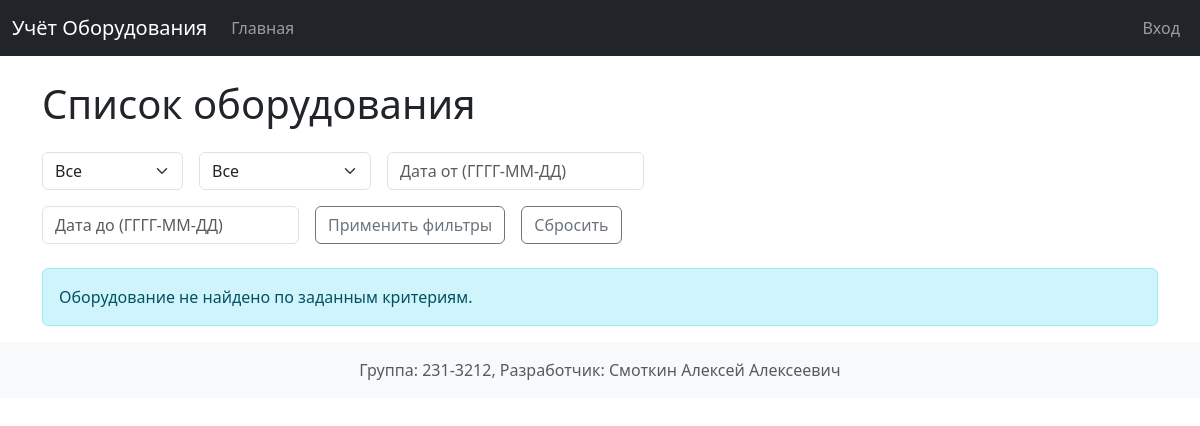
Before: / with the older database file.
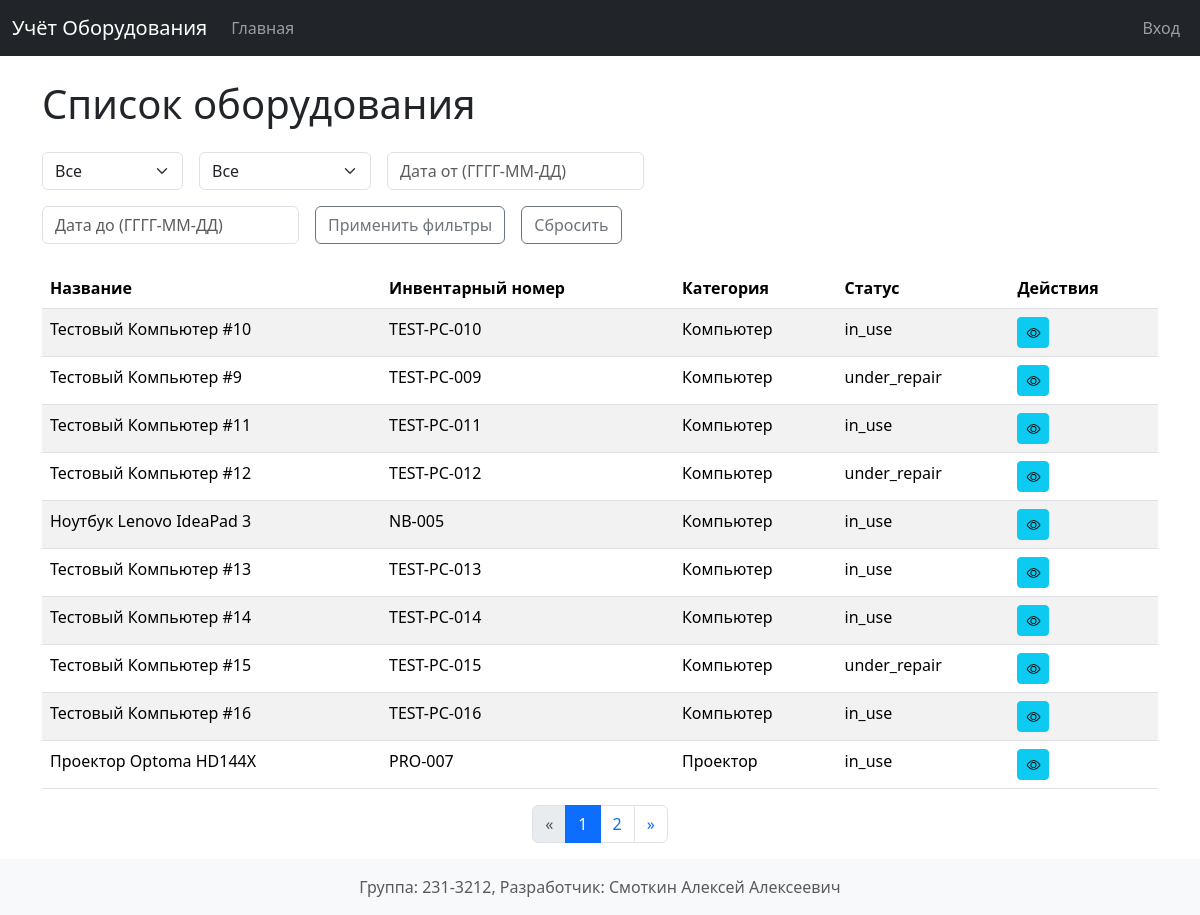
After: the same page with the newer database file.
### models.py (models this page shows, shortened)
class Asset(db.Model):
    __tablename__ = 'assets'
    id = db.Column(db.Integer, primary_key=True)
    name = db.Column(db.String(256), nullable=False)
    inventory_number = db.Column(db.String(128), unique=True, nullable=False)
    category_id = db.Column(db.Integer, db.ForeignKey('categories.id'), nullable=False)
    purchase_date = db.Column(db.Date, nullable=False, default=datetime.utcnow)
    cost = db.Column(db.Numeric(10, 2), nullable=False)
    status = db.Column(db.Enum('in_use', 'under_repair', 'written_off', name='asset_status_enum'), nullable=False, default='in_use')
    notes = db.Column(db.Text)
    image_id = db.Column(db.Integer, db.ForeignKey('images.id')) # NULLABLE, if photo is optional
    maintenance_logs = db.relationship('MaintenanceLog', backref='asset', lazy='dynamic', cascade="all, delete-orphan")
    responsible_persons = db.relationship('ResponsiblePerson', secondary=asset_responsible_person_association, back_populates='assets')

class Category(db.Model):
    __tablename__ = 'categories'
    id = db.Column(db.Integer, primary_key=True)
    name = db.Column(db.String(128), nullable=False)
    description = db.Column(db.Text)
    assets = db.relationship('Asset', backref='category', lazy='dynamic')

### app.py (the view)
@app.route('/', methods=['GET'])
def main_page():
    form = AssetFilterForm(request.args)
    query = Asset.query.order_by(Asset.purchase_date.desc()) # Сортировка по дате покупки
    if form.validate_on_submit(): # Валидация при GET запросе с submit
        pass
    if form.category.data and form.category.data != 0: # 0 или '' для 'Все'
        query = query.filter(Asset.category_id == form.category.data)
    if form.status.data:
        query = query.filter(Asset.status == form.status.data)
    if form.purchase_date_start.data:
        query = query.filter(Asset.purchase_date >= form.purchase_date_start.data)
    if form.purchase_date_end.data:
        query = query.filter(Asset.purchase_date <= form.purchase_date_end.data)
    page = request.args.get('page', 1, type=int)
    pagination = query.paginate(page=page, per_page=app.config['PER_PAGE'], error_out=False)
    assets = pagination.items
    return render_template('equipment_list.html',
                           title='Список оборудования',
                           assets=assets,
                           pagination=pagination,
                           form=form,
                           current_user=current_user)

### forms.py
class AssetFilterForm(FlaskForm):
    category = SelectField('Категория', coerce=lambda x: int(x) if x else None)
    status = SelectField('Статус', choices=[('', 'Все'), ('in_use', 'В эксплуатации'), ('under_repair', 'На ремонте'), ('written_off', 'Списано')])
    purchase_date_start = DateField('Дата покупки (от)', format='%Y-%m-%d', widget=DateInput())
    purchase_date_end = DateField('Дата покупки (до)', format='%Y-%m-%d', widget=DateInput())
    submit = SubmitField('Применить фильтры', render_kw={"class": "btn btn-outline-secondary"})
    def __init__(self, *args, **kwargs):
        super(AssetFilterForm, self).__init__(*args, **kwargs)
        self.category.choices = [('', 'Все')] + [(c.id, c.name) for c in Category.query.order_by(Category.name).all()]

### templates/equipment_list.html (shortened to what this page needs)
{% extends "base.html" %}
{% block content %}
<h1 class="mb-4">Список оборудования</h1>
<div class="row mb-4">
    <div class="col-md-9">
        <form method="GET" class="row row-cols-lg-auto g-3 align-items-center">
            <div class="col-12">
                {{ form.category(class="form-select") }}
            </div>
            <div class="col-12">
                {{ form.status(class="form-select") }}
            </div>
            <div class="col-12">
                <input type="text" class="form-control datepicker" name="purchase_date_start" placeholder="Дата от (ГГГГ-ММ-ДД)" value="{{ request.args.get('purchase_date_start', '') }}">
            </div>
            <div class="col-12">
                <input type="text" class="form-control datepicker" name="purchase_date_end" placeholder="Дата до (ГГГГ-ММ-ДД)" value="{{ request.args.get('purchase_date_end', '') }}">
            </div>
            <div class="col-12">
                {{ form.submit }}
            </div>
            <div class="col-12">
                <a href="{{ url_for('main_page') }}" class="btn btn-outline-secondary">Сбросить</a>
            </div>
        </form>
    </div>
    <div class="col-md-3 text-md-end">
    </div>
</div>
{% if assets %}
<div class="table-responsive">
    <table class="table table-striped table-hover">
        <thead>
            <tr>
                <th>Название</th>
                <th>Инвентарный номер</th>
                <th>Категория</th>
                <th>Статус</th>
                <th>Действия</th>
            </tr>
        </thead>
        <tbody>
            {% for asset in assets %}
            <tr>
                <td>{{ asset.name }}</td>
                <td>{{ asset.inventory_number }}</td>
                <td>{{ asset.category.name if asset.category else 'N/A' }}</td>
                <td>{{ asset.status }}</td>
                <td>
                    <a href="{{ url_for('view_equipment', asset_id=asset.id) }}" class="btn btn-info btn-sm" title="Просмотр">
                        <i class="bi bi-eye"></i>
                    </a>
                </td>
            </tr>
            {% endfor %}
        </tbody>
    </table>
</div>
<nav aria-label="Page navigation">
    <ul class="pagination justify-content-center">
        <li class="page-item {% if not pagination.has_prev %}disabled{% endif %}">
            <a class="page-link" href="{{ url_for('main_page', page=pagination.prev_num, category=request.args.get('category'), status=request.args.get('status'), purchase_date_start=request.args.get('purchase_date_start'), purchase_date_end=request.args.get('purchase_date_end')) }}" aria-label="Previous">
                <span aria-hidden="true">«</span>
            </a>
        </li>
        {% for page_num in pagination.iter_pages() %}
            {% if page_num %}
                {% if page_num == pagination.page %}
                <li class="page-item active"><a class="page-link" href="#">{{ page_num }}</a></li>
                {% else %}
                <li class="page-item">
                    <a class="page-link" href="{{ url_for('main_page', page=page_num, category=request.args.get('category'), status=request.args.get('status'), purchase_date_start=request.args.get('purchase_date_start'), purchase_date_end=request.args.get('purchase_date_end')) }}">{{ page_num }}</a>
                </li>
                {% endif %}
            {% else %}
            <li class="page-item disabled"><a class="page-link" href="#">...</a></li>
            {% endif %}
        {% endfor %}
        <li class="page-item {% if not pagination.has_next %}disabled{% endif %}">
            <a class="page-link" href="{{ url_for('main_page', page=pagination.next_num, category=request.args.get('category'), status=request.args.get('status'), purchase_date_start=request.args.get('purchase_date_start'), purchase_date_end=request.args.get('purchase_date_end')) }}" aria-label="Next">
                <span aria-hidden="true">»</span>
            </a>
        </li>
    </ul>
</nav>
{% else %}
<div class="alert alert-info" role="alert">
    Оборудование не найдено по заданным критериям.
</div>
{% endif %}
{% endblock %}

### templates/base.html (shortened to what this page needs)
<!doctype html>
<html lang="ru">
<head>
<link rel="stylesheet" href="https://cdn.jsdelivr.net/npm/bootstrap@5.3.3/dist/css/bootstrap.min.css">
    <link rel="stylesheet" href="https://cdn.jsdelivr.net/npm/bootstrap-icons@1.11.3/font/bootstrap-icons.min.css">
    <link rel="stylesheet" href="{{ url_for('static', filename='css/style.css') }}">
</head>
<body>
    <nav class="navbar navbar-expand-lg navbar-dark bg-dark">
        <div class="container-fluid">
            <a class="navbar-brand" href="{{ url_for('main_page') }}">Учёт Оборудования</a>
            <div class="collapse navbar-collapse" id="navbarNav">
                    <ul class="navbar-nav me-auto mb-2 mb-lg-0">
                        <li class="nav-item">
                            <a class="nav-link" href="{{ url_for('main_page') }}">Главная</a>
                        </li>
                    </ul>                <ul class="navbar-nav ms-auto mb-2 mb-lg-0">
                    <li class="nav-item">
                        {% if current_user.is_authenticated %}
                        <a class="nav-link" href="{{ url_for('logout') }}">Выход ({{ current_user.username }})</a>
                        {% else %}
                        <a class="nav-link" href="{{ url_for('login') }}">Вход</a>
                        {% endif %}
                    </li>
                </ul>
            </div>
        </div>
    </nav>
    <div class="container mt-4">
        {% block content %}{% endblock %}
    </div>
    <footer class="footer mt-auto py-3 bg-light text-center">
        <div class="container">
            <span class="text-muted">Группа: 231-3212, Разработчик: Смоткин Алексей Алексеевич</span>
        </div>
    </footer>
</body>
</html>

Changed rows visible on the page:
added Asset: name "Тестовый Компьютер #10", inventory_number "TEST-PC-010", category "Компьютер", status "in_use"
added Asset: name "Тестовый Компьютер #9", inventory_number "TEST-PC-009", category "Компьютер", status "under_repair"
added Asset: name "Тестовый Компьютер #11", inventory_number "TEST-PC-011", category "Компьютер", status "in_use"
added Asset: name "Тестовый Компьютер #12", inventory_number "TEST-PC-012", category "Компьютер", status "under_repair"
added Asset: name "Ноутбук Lenovo IdeaPad 3", inventory_number "NB-005", category "Компьютер", status "in_use"
added Asset: name "Тестовый Компьютер #13", inventory_number "TEST-PC-013", category "Компьютер", status "in_use"
added Asset: name "Тестовый Компьютер #14", inventory_number "TEST-PC-014", category "Компьютер", status "in_use"
added Asset: name "Тестовый Компьютер #15", inventory_number "TEST-PC-015", category "Компьютер", status "under_repair"
added Asset: name "Тестовый Компьютер #16", inventory_number "TEST-PC-016", category "Компьютер", status "in_use"
added Asset: name "Проектор Optoma HD144X", inventory_number "PRO-007", category "Проектор", status "in_use"
Other visible differences:
text no longer shown: "Оборудование не найдено по заданным критериям."
text now shown: "Название Инвентарный номер Категория Статус Действия « »"
new list line: "1"
new list line: "2"
